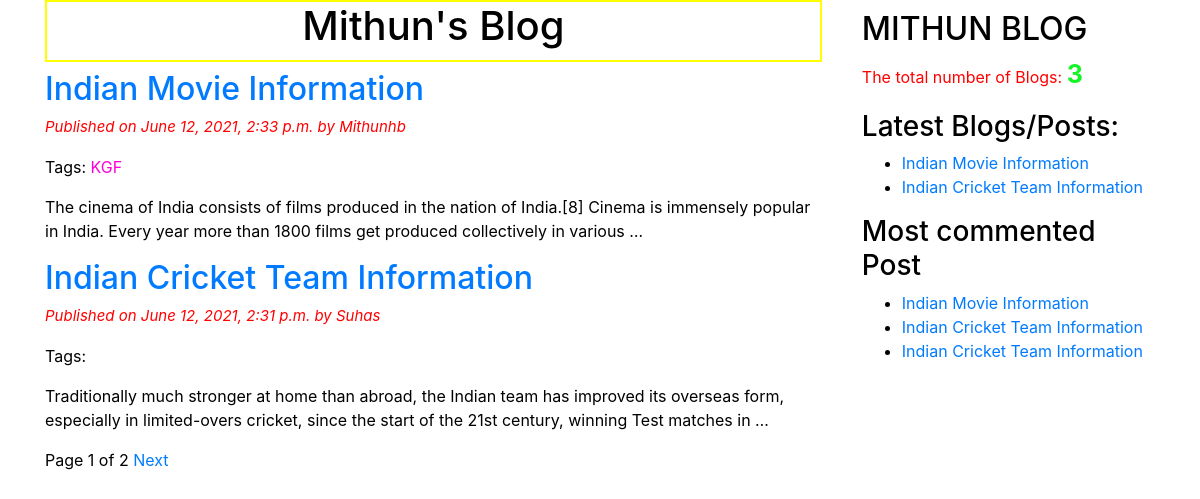
The page / on the database its author committed.
### blogapp/models.py (models this page shows, shortened)
class Post(models.Model):
    STATUS_CHOICES = (('draft', 'Draft'),('published', 'Published'))
    title = models.CharField(max_length=50)
    slug = models.SlugField(max_length=50, unique_for_date='publish')
    author =  models.ForeignKey(User, related_name='blog_posts', on_delete=models.CASCADE)
    body = models.TextField()
    publish = models.DateTimeField(default=timezone.now)
    created = models.DateTimeField(auto_now_add=True)
    updated = models.DateTimeField(auto_now=True)
    status = models.CharField(max_length=50, choices=STATUS_CHOICES, default='draft')
    objects = CustomManager()
    tags = TaggableManager()
    class Meta:
       ordering = ('-publish',)
    def get_absolute_url(self):
        return reverse("post_detail", args=[self.publish.year, self.publish.strftime('%m'), self.publish.strftime('%d'), self.slug])

### blogapp/views.py (the view)
# urls.py: path('',views.post_list_view),
def post_list_view(request, tag_slug=None):
    post_list = Post.objects.all()
    tag = None
    if tag_slug:
        tag = get_object_or_404(Tag, slug=tag_slug)
        post_list = post_list.filter(tags__in=[tag])
    paginator = Paginator(object_list=post_list, per_page=2)
    page_number = request.GET.get('page')
    try:
        post_list = paginator.page(page_number)
    except PageNotAnInteger:
        post_list = paginator.page(1)
    except EmptyPage:
        post_list = paginator.page(paginator,num_pages)
    my_dict = {'post_list':post_list, 'tag':tag}
    return render(request=request, template_name='blogapp/post_list.html', context=my_dict)

### blogapp/models.py (called while the page is built)
    def get_queryset(self):
        return super().get_queryset().filter(status="published")

### blogapp/templatetags/blog_tags.py (called while the page is built)
@register.simple_tag(name="my_tag")
def total_posts():
    return Post.objects.count()

@register.inclusion_tag('blogapp/latest_posts.html')
def show_latest_posts():
    latest_posts = Post.objects.order_by('-publish')[:2]
    return {'latest_posts': latest_posts}

@register.simple_tag()
def get_most_commented_post(count=3):
    return Post.objects.annotate(total_comments=Count('comments')).order_by('-total_comments')[:count]

### templates/blogapp/post_list.html (shortened to what this page needs)
{% extends "blogapp/base.html" %} {% block title_block %} Homepage {% endblock title_block %} {% block content_block %}
<h1>Mithun's Blog</h1>
 {% for post in post_list %}
<a href="{{ post.get_absolute_url }}">
    <h2>{{ post.title }}</h2>
</a>
<p class="p1">Published on {{ post.publish }} by {{ post.author|title }}</p>
<p>Tags: {% for tag in post.tags.all %}
    <a class='tags' href="{% url 'post_list_by_tag_name' tag.slug %}">{{ tag.name }}</a> {% endfor %}
</p>
{{ post.body|truncatewords:30|linebreaks}} {% endfor %} {% include "blogapp/pagination.html" with page=post_list %} {% endblock content_block %}

### templates/blogapp/base.html (shortened to what this page needs)
<!DOCTYPE html>
{% load static %}
{% load blog_tags %}
<html lang="en">
<head>
    <link rel="stylesheet" type="text/css" href="{% static 'blogapp/css/blog.css' %}">
    <link rel="stylesheet" href="https://cdn.jsdelivr.net/npm/bootstrap@4.6.0/dist/css/bootstrap.min.css">
</head>
<body class="b1">
    <div class="container">
        <div class="content">
            {% block content_block %} {% endblock content_block %}
        </div>
        <div class="sidebar">
            <h2>MITHUN BLOG</h2>
            <p class="tnb">The total number of Blogs: <span id="pcount">{% my_tag %}</span></p>
            <h3>Latest Blogs/Posts: </h3> {% show_latest_posts %}
            <h3>Most commented Post</h3>
            {% get_most_commented_post as m_c_p%}
            <ul>
                {% for post in m_c_p %}
                <li><a href="{{ post.get_absolute_url }}">{{ post.title }}</a></li>
                {% endfor %}
            </ul>
        </div>
    </div>
</body>
</html>

### templates/blogapp/pagination.html (shortened to what this page needs)
<div class="paginator">
    <span>Page {{ page.number }} of {{ page.paginator.num_pages }}</span> {% if page.has_next %}
    <a href="?page= {{ page.next_page_number }}">Next</a> {% endif %}
</div>

### templates/blogapp/latest_posts.html
<ul>
    {% for post in latest_posts %}
    <li><a href="{{ post.get_absolute_url }}">{{ post.title }}</a></li>
    {% endfor %}
</ul>

### static/blogapp/css/blog.css (style rules this page uses)
.b1 { color: black; background-color: white; }
.container { display: flex; gap: 30px; }
.tnb { color: rgb(255, 0, 0); }
.sidebar { width: 50%; padding: 10px; background-color: white; top: 50px; }
h1 { text-align: center; border: 2px solid yellow; padding-bottom: 10px; }
.p1 { color: rgb(255, 0, 0); font-size: 15px; font-style: italic; }
#pcount { font-size: 25px; color: rgb(17, 245, 36); font-weight: bold; }
.tags { color: rgb(255, 0, 212); }

### rows shown on the page
Post: title "Indian Movie Information", publish "June 12, 2021, 2:33 p.m.", author "Mithunhb", body "The cinema of India consists of films produced in the nation of India.[8] Cinema is immensely popular in India. Every year more than 1800 films get produced collectively in various …"
Tag: name "KGF"
Post: title "Indian Cricket Team Information", publish "June 12, 2021, 2:31 p.m.", author "Suhas", body "Traditionally much stronger at home than abroad, the Indian team has improved its overseas form, especially in limited-overs cricket, since the start of the 21st century, winning Test matches in …"
Post: title "Indian Cricket Team Information"

### other values the page prints
{{ page.number }} "1"
{{ page.paginator.num_pages }} "2"
